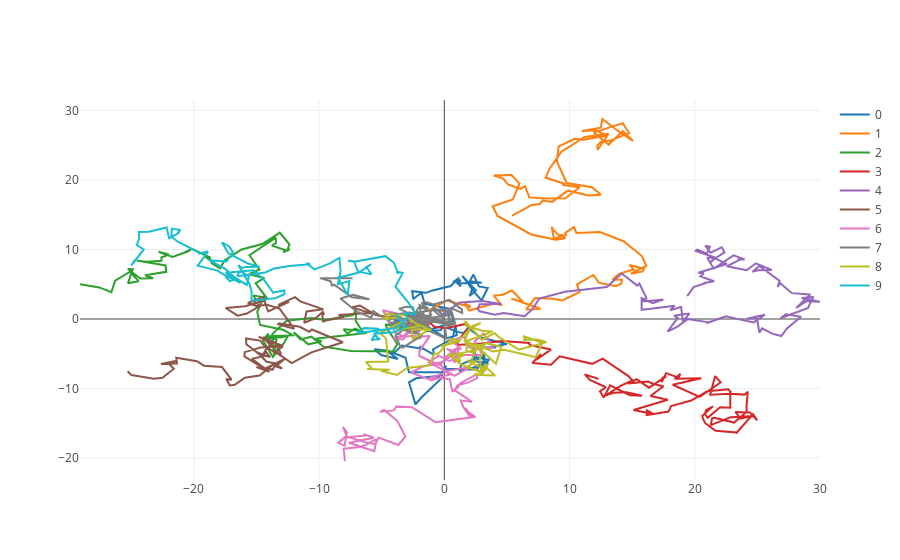

The code cell stored with this chart in its notebook:
### Code cell
plotter(xs, style='-', reduce_kwargs={'ndims': 2})
